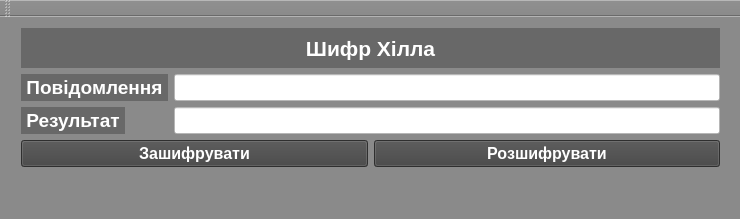
<?xml version="1.0" encoding="UTF-8"?>
<ui version="4.0">
 <class>MainWindow</class>
 <widget class="QMainWindow" name="MainWindow">
  <property name="geometry">
   <rect>
    <x>0</x>
    <y>0</y>
    <width>740</width>
    <height>219</height>
   </rect>
  </property>
  <property name="windowTitle">
   <string>MainWindow</string>
  </property>
  <property name="styleSheet">
   <string notr="true">background-color: rgb(138, 138, 138);</string>
  </property>
  <widget class="QWidget" name="centralWidget">
   <widget class="QWidget" name="verticalLayoutWidget">
    <property name="geometry">
     <rect>
      <x>10</x>
      <y>0</y>
      <width>721</width>
      <height>161</height>
     </rect>
    </property>
    <layout class="QVBoxLayout" name="verticalLayout">
     <item>
      <widget class="QLabel" name="label">
       <property name="font">
        <font>
         <family>Arial</family>
         <pointsize>16</pointsize>
         <weight>75</weight>
         <bold>true</bold>
        </font>
       </property>
       <property name="styleSheet">
        <string notr="true">background-color: rgb(104, 104, 104);
color: rgb(255, 255, 255);</string>
       </property>
       <property name="text">
        <string>Шифр Хілла</string>
       </property>
       <property name="alignment">
        <set>Qt::AlignCenter</set>
       </property>
      </widget>
     </item>
     <item>
      <layout class="QFormLayout" name="formLayout">
       <item row="0" column="0">
        <widget class="QLabel" name="label_2">
         <property name="font">
          <font>
           <family>Arial</family>
           <pointsize>14</pointsize>
           <weight>75</weight>
           <bold>true</bold>
          </font>
         </property>
         <property name="styleSheet">
          <string notr="true">background-color: rgb(104, 104, 104);
color: rgb(255, 255, 255);</string>
         </property>
         <property name="text">
          <string> Повідомлення </string>
         </property>
         <property name="alignment">
          <set>Qt::AlignCenter</set>
         </property>
        </widget>
       </item>
       <item row="0" column="1">
        <widget class="QLineEdit" name="lineEditMess">
         <property name="font">
          <font>
           <family>Arial</family>
           <pointsize>12</pointsize>
          </font>
         </property>
         <property name="styleSheet">
          <string notr="true">color: rgb(0, 0, 0);
background-color: rgb(255, 255, 255);</string>
         </property>
        </widget>
       </item>
       <item row="1" column="0">
        <widget class="QLabel" name="label_3">
         <property name="font">
          <font>
           <family>Arial</family>
           <pointsize>14</pointsize>
           <weight>75</weight>
           <bold>true</bold>
          </font>
         </property>
         <property name="styleSheet">
          <string notr="true">background-color: rgb(104, 104, 104);
color: rgb(255, 255, 255);</string>
         </property>
         <property name="text">
          <string> Результат </string>
         </property>
         <property name="alignment">
          <set>Qt::AlignCenter</set>
         </property>
        </widget>
       </item>
       <item row="1" column="1">
        <widget class="QLineEdit" name="lineEditResult">
         <property name="font">
          <font>
           <family>Arial</family>
           <pointsize>12</pointsize>
          </font>
         </property>
         <property name="styleSheet">
          <string notr="true">color: rgb(0, 0, 0);
background-color: rgb(255, 255, 255);</string>
         </property>
        </widget>
       </item>
      </layout>
     </item>
     <item>
      <layout class="QHBoxLayout" name="horizontalLayout">
       <item>
        <widget class="QPushButton" name="pushButtonEncrypt">
         <property name="font">
          <font>
           <family>Arial</family>
           <pointsize>12</pointsize>
           <weight>75</weight>
           <bold>true</bold>
          </font>
         </property>
         <property name="styleSheet">
          <string notr="true">QPushButton{
background-color: rgb(66, 66, 66);
color: rgb(255, 255, 255);
}
QPushButton:hover{
background-color: rgb(255, 255, 255);
color: rgb(0, 0, 0);
}
</string>
         </property>
         <property name="text">
          <string>Зашифрувати</string>
         </property>
        </widget>
       </item>
       <item>
        <widget class="QPushButton" name="pushButtonDecrypt">
         <property name="font">
          <font>
           <family>Arial</family>
           <pointsize>12</pointsize>
           <weight>75</weight>
           <bold>true</bold>
          </font>
         </property>
         <property name="styleSheet">
          <string notr="true">QPushButton{
background-color: rgb(66, 66, 66);
color: rgb(255, 255, 255);
}
QPushButton:hover{
background-color: rgb(255, 255, 255);
color: rgb(0, 0, 0);
}
</string>
         </property>
         <property name="text">
          <string>Розшифрувати</string>
         </property>
        </widget>
       </item>
      </layout>
     </item>
    </layout>
   </widget>
  </widget>
  <widget class="QMenuBar" name="menuBar">
   <property name="geometry">
    <rect>
     <x>0</x>
     <y>0</y>
     <width>740</width>
     <height>20</height>
    </rect>
   </property>
  </widget>
  <widget class="QToolBar" name="mainToolBar">
   <attribute name="toolBarArea">
    <enum>TopToolBarArea</enum>
   </attribute>
   <attribute name="toolBarBreak">
    <bool>false</bool>
   </attribute>
  </widget>
  <widget class="QStatusBar" name="statusBar"/>
 </widget>
 <layoutdefault spacing="6" margin="11"/>
 <resources/>
 <connections/>
</ui>
